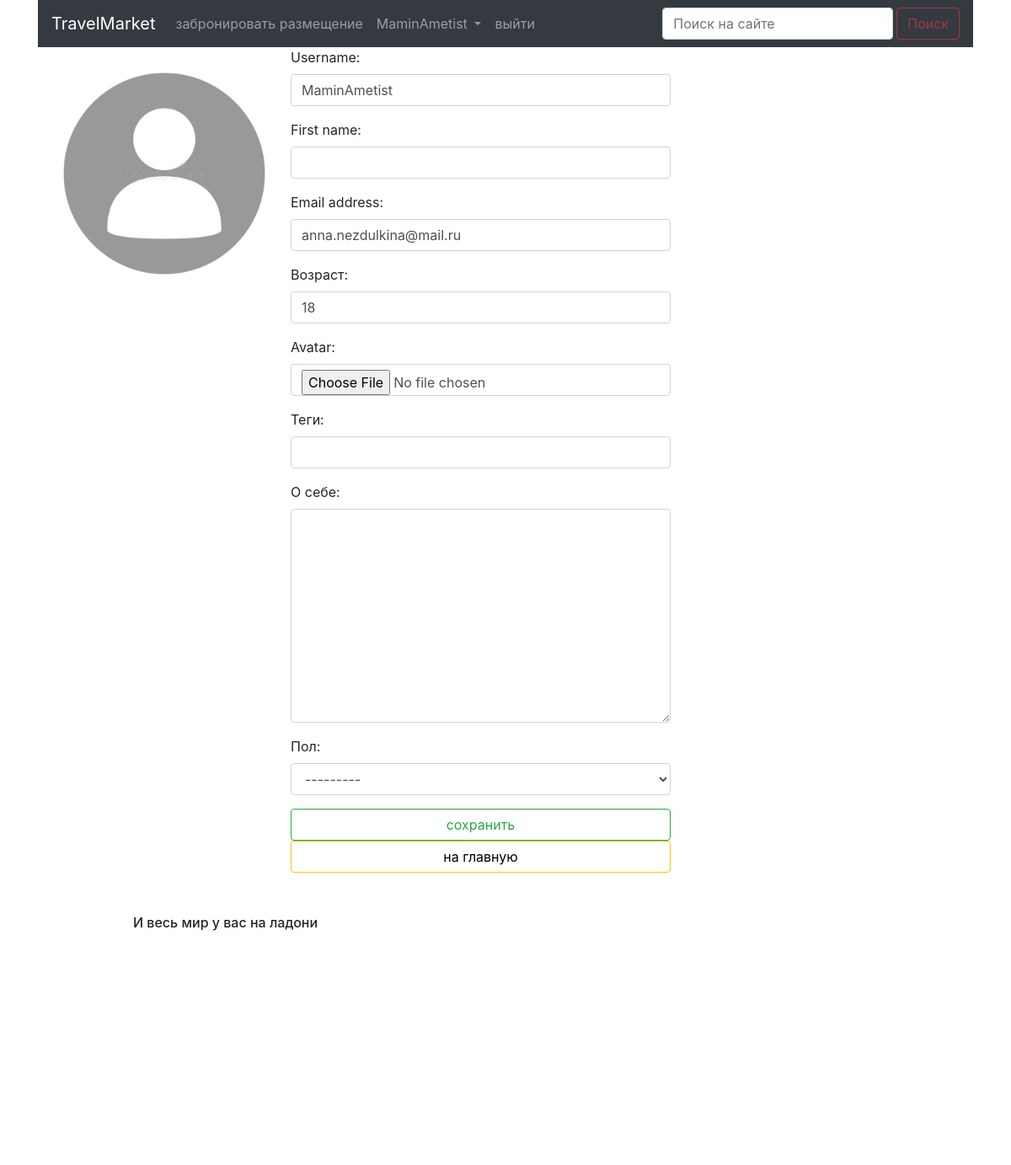
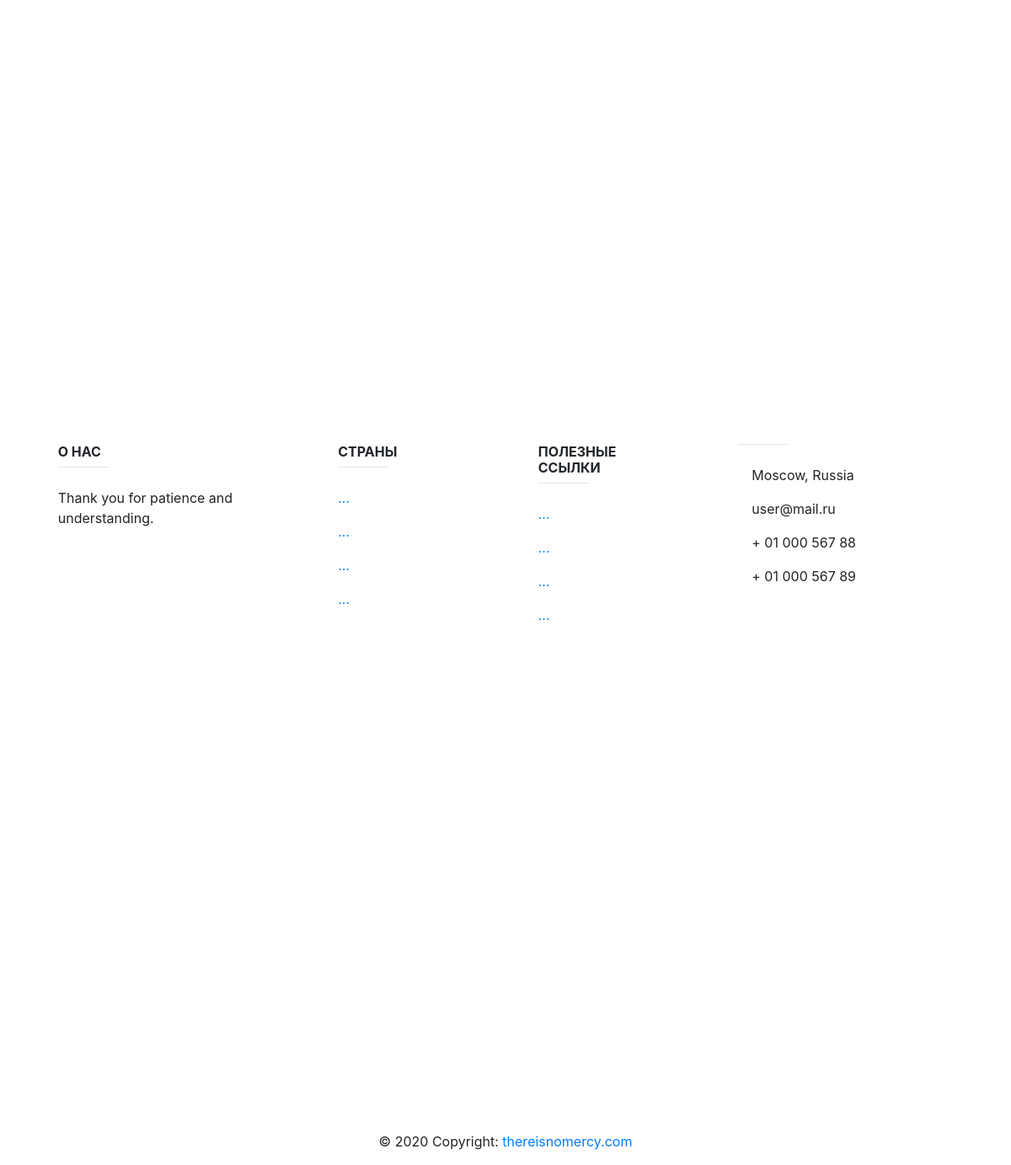
/list_of_accommodations/auth/edit/ (signed in), run on the app's committed database (2 pictures, top to bottom).
### authapp/models.py (models this page shows)
class TravelUser(AbstractUser):
    avatar = models.ImageField(upload_to='users_avatars', blank=True)
    age = models.PositiveIntegerField(verbose_name='возраст', default=18)

### authapp/views.py (the view)
# urls.py: path('edit/', authapp.edit, name='edit'),
@transaction.atomic()
def edit(request):
    title = 'редактирование'
    if request.method == 'POST':
        edit_form = TravelUserEditForm(request.POST,
                                       request.FILES, instance=request.user)
        profile_form = TravelUserProfileEditForm(
            request.POST, instance=request.user.traveluserprofile)
        if edit_form.is_valid() and profile_form.is_valid():
            edit_form.save()
            return HttpResponseRedirect(reverse('auth:edit'))
    else:
        edit_form = TravelUserEditForm(instance=request.user)
        profile_form = TravelUserProfileEditForm(instance=
                                                 request.user.traveluserprofile)
    content = {'title': title,
               'edit_form': edit_form,
               'profile_form': profile_form}
    return render(request, 'authapp/edit.html', content)

### authapp/forms.py (shortened to what this page needs)
class TravelUserEditForm(UserChangeForm):
    class Meta:
        model = TravelUser
        fields = ('username', 'first_name', 'email', 'age', 'avatar',
                  'password')
    def __init__(self, *args, **kwargs):
        super().__init__(*args, **kwargs)
        for field_name, field in self.fields.items():
            field.widget.attrs['class'] = 'form-control'
            field.help_text = ''
            if field_name == 'password':
                field.widget = forms.HiddenInput()

class TravelUserProfileEditForm(forms.ModelForm):
    class Meta:
        model = TravelUserProfile
        fields = ('tagline', 'aboutMe', 'gender')
    def __init__(self, *args, **kwargs):
        super(TravelUserProfileEditForm, self).__init__(*args, **kwargs)
        for field_name, field in self.fields.items():
            field.widget.attrs['class'] = 'form-control'

### authapp/templates/authapp/edit.html (shortened to what this page needs)
{% extends 'authapp/base.html' %}
{% load static %}
{% block content %}
    <div class="container form-group row">
        <div class="user_avatar float-right">
            <img src="/media/{{ user.avatar|default:'users_avatars/default.jpg' }}">
        </div>
        <div>
            <form class="col-lg-offset-4  form-horizontal "
                  action="{% url 'auth:edit' %}" method="post"
                  enctype="multipart/form-data">
                {{ edit_form.as_p }}
                {{ profile_form.as_p }}
                <input class="form-control btn btn-outline-success"
                       type="submit" value="сохранить">
                <button class="btn btn-outline-warning
                form-control col-lg-offset-4 last">
                    <a style="color: black; text-decoration: none"
                       href="{% url 'main' %}" class="">
                        на главную
                    </a>
                </button>
            </form>
        </div>
    </div>
{% endblock %}

### mainapp/templates/mainapp/includes/inc_menu.html (shortened to what this page needs)
<div class="">
<nav class="navbar navbar-expand-lg navbar-dark bg-dark ">
    <div class="collapse navbar-collapse" id="navbarTogglerDemo01">
        <a class="navbar-brand" href="{% url 'main' %}">TravelMarket</a>
        <ul class="navbar-nav mr-auto mt-2 mt-lg-0">
            <li class="nav-item"><a class="nav-link"
                                    href="{% url 'acc:index' %}">
                забронировать размещение</a></li>
            <li class="nav-item dropdown">
                {% if user.is_authenticated %}
                    <a class="nav-link dropdown-toggle"
                       href="" data-toggle="dropdown" aria-haspopup="true"
                       aria-expanded="false">
                        {{ user|default:'пользователь' }}
                    </a>
                    <li class="nav-item">
                        <a class="nav-link"
                           href="{% url 'auth:logout' %}">выйти</a>
                    </li>
                {% else %}
                    <li class="nav-item">
                        <a class="nav-link"
                           href="{% url 'auth:login' %}">войти</a>
                    </li>
                {% endif %}
            </li>
        </ul>
        <form class="form-inline my-2 my-lg-0" >
            <input class="form-control mr-sm-1 " action="{% url 'acc:index' %}"
                   type="search" placeholder="Поиск на сайте" aria-label="Search"
            name="search">
            <button class="btn btn-outline-danger my-2 my-sm-0 disabled"
                    type="submit">Поиск</button>
        </form>
    </div>
</nav>
</div>

### static/css/style.css (style rules this page uses)
* { margin: 0; padding: 0; }
button.last { margin-bottom: 10px; }
body { font-family: 'Montserrat', sans-serif; }
html, body { height: 100%; }
.user_avatar img { width: 300px; border-radius: 25px; }
.container { width: 1366px; margin: 0 auto; min-height: 100%; }

### data on the page
TravelUser: username "MaminAmetist", email "anna.nezdulkina@mail.ru", age "18"
